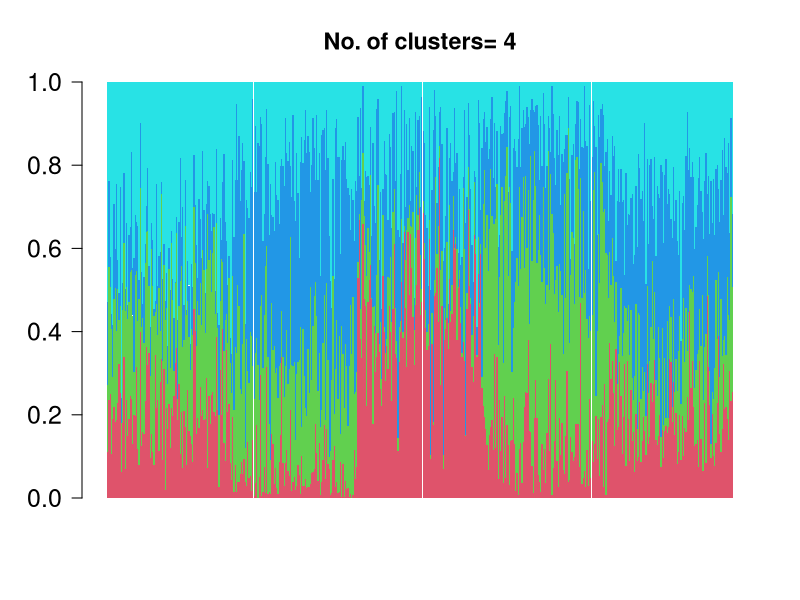

R code for this plot:


############   Normal  Topic Model with Random Effect  ####################

###  We have solved the problem of normal topic model, now we introduce a random

###  effect in the normal topic model and see how the methods work.  We shall 

###  focus on the case with a single rando effect in the model 


##################   Set  up 1   for Counts  Table  ########################
K=4;
G=100;
N=500;

alpha_true=matrix(rnorm((K)*G,0.5,1),nrow=(K)); ### the matrix of fixed effects

Label.Batch=c(rep(1,N/4),rep(2,N/4),rep(3,N/4),rep(4,N/4));

B=max(Label.Batch);

sigmab_true=2;

beta_true=matrix(0,B,G);       ###  the matrix of the random effect

for(g in 1:G)
{
	beta_true[,g]=rnorm(B,mean=0,sd=sigmab_true);
}

over_dis=0.3;

noise_true=matrix(0,N,G);

for(n in 1:N)
{
	noise_true[n,]=over_dis*rnorm(G,0,1);
}

library(gtools)
T=10;
omega_true=matrix(rbind(rdirichlet(T*10,c(3,4,2,6)),rdirichlet(T*10,c(1,4,6,3)),
			rdirichlet(T*10,c(4,1,2,2)),rdirichlet(T*10,c(2,6,3,2)),
			rdirichlet(T*10,c(3,3,5,4))), nrow=N);


H_true=alpha_true;

###  generating the table 

read_counts=matrix(0,N,G);

for(n in 1:N)
{
	read_counts[n,]=omega_true[n,]%*%H_true +beta_true[Label.Batch[n],]+noise_true[n,];
}

windows()
k=K
barplot(t(omega_true),col=2:(k+1),axisnames=F,space=0,border=NA,main=paste("No. of clusters=",k),las=1,ylim=c(0,1),cex.axis=1.5,cex.main=1.4)








